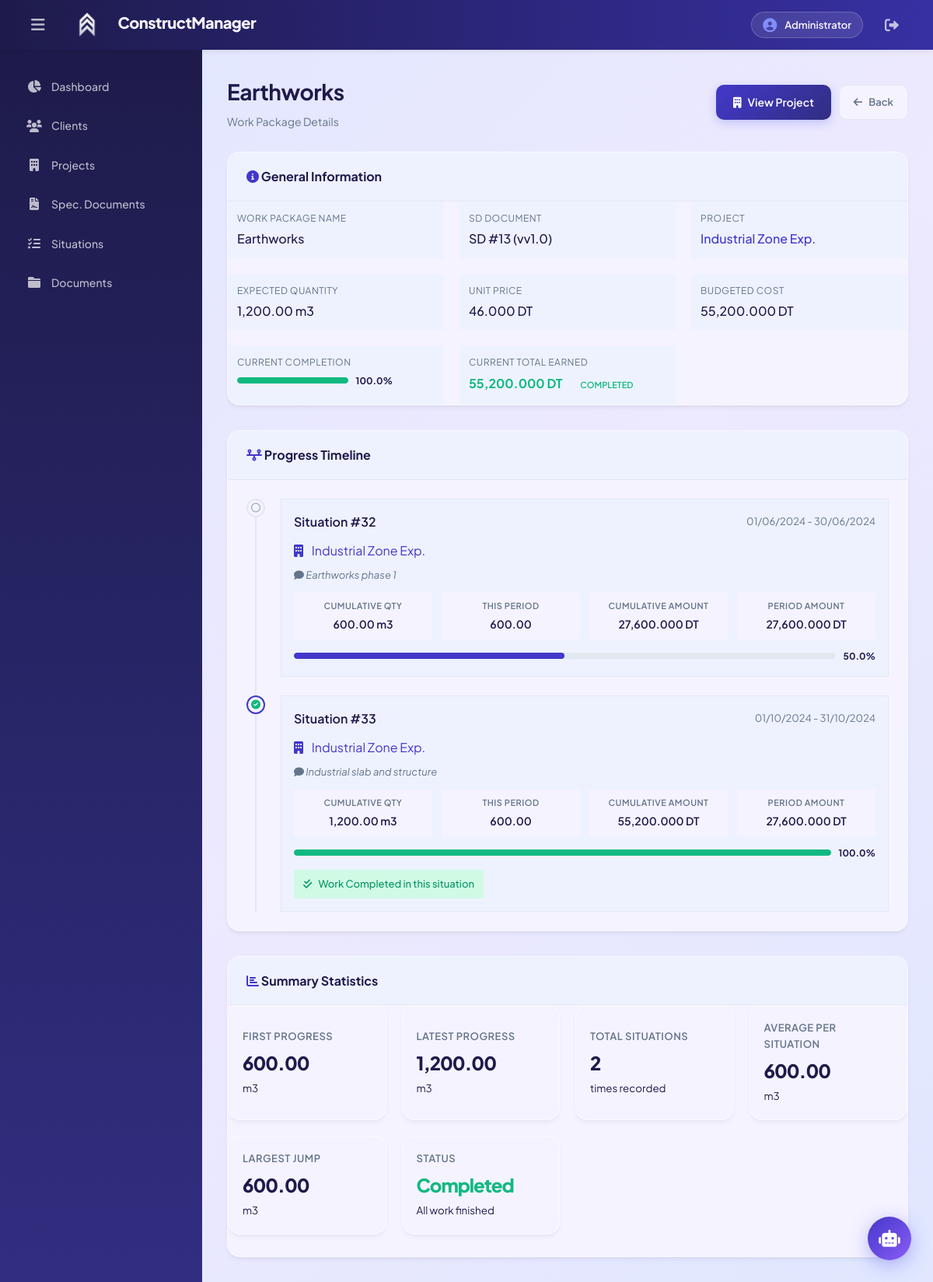
The page /index.php?controller=work&action=view&id=40 (signed in) on the database its author committed.
### tables this page shows
CREATE TABLE Work_P (
    WorkP_id INT NOT NULL,
    SD_id INT NOT NULL,
    WorkP_name VARCHAR(20),
    Expected_quantity INT,
    Measurment_unit VARCHAR(10),
    Unit_price DECIMAL(10,3),
    PRIMARY KEY (WorkP_id),
    FOREIGN KEY (SD_id) REFERENCES SD(SD_id)
);

CREATE TABLE SD (
    SD_id INT NOT NULL,
    date_creation DATE,
    Version VARCHAR(20),
    PRIMARY KEY (SD_id)
);

CREATE TABLE Project (
    Project_id INT NOT NULL,
    Client_id INT NOT NULL,
    SD_id INT,
    Project_name VARCHAR(20),
    Budget DECIMAL(10,3),
    Project_start_date DATE,
    Project_expected_end_date DATE,
    PRIMARY KEY (Project_id),
    FOREIGN KEY (Client_id) REFERENCES Client(Client_id),
    FOREIGN KEY (SD_id) REFERENCES SD(SD_id)
);

CREATE TABLE Achieve (
    Situation_id INT NOT NULL,
    WorkP_id INT NOT NULL,
    Achieved_quantity INT,
    PRIMARY KEY (Situation_id, WorkP_id),
    FOREIGN KEY (Situation_id) REFERENCES Situation(Situation_id),
    FOREIGN KEY (WorkP_id) REFERENCES Work_P(WorkP_id)
);

CREATE TABLE Situation (
    Situation_id INT NOT NULL,
    Project_id INT NOT NULL,
    Comments VARCHAR(100),
    Start_date DATE,
    End_date DATE,
    PRIMARY KEY (Situation_id),
    FOREIGN KEY (Project_id) REFERENCES Project(Project_id)
);

### views/work-details.php (the view, shortened to what the rows shown need)
<?php
require_once 'views/layout/header.php';
require_once 'views/layout/sidebar.php';
$budgetedCost = $work['Expected_quantity'] * $work['Unit_price'];
$latestQuantity = $latest ? $latest['Achieved_quantity'] : 0;
$currentTotalEarned = $latestQuantity * $work['Unit_price'];
$completionPercent = $work['Expected_quantity'] > 0 ? min(100, ($latestQuantity / $work['Expected_quantity']) * 100) : 0;
$isCompleted = $latestQuantity >= $work['Expected_quantity'];
$prevQuantity = 0;
$periodData = [];
$totalSituations = count($achievements);
$quantities = array_column($achievements, 'Achieved_quantity');
foreach($achievements as $idx => $ach) {
    $periodWork = $ach['Achieved_quantity'] - $prevQuantity;
    $cumulativeAmount = $ach['Achieved_quantity'] * $work['Unit_price'];
    $periodAmount = $periodWork * $work['Unit_price'];
    $periodProgress = $work['Expected_quantity'] > 0 ? min(100, ($ach['Achieved_quantity'] / $work['Expected_quantity']) * 100) : 0;
    $isLast = ($idx == count($achievements) - 1);
    $isComplete = $ach['Achieved_quantity'] >= $work['Expected_quantity'];
    $periodData[] = [
        'number' => $idx + 1,
        'situation_id' => $ach['Situation_id'],
        'comments' => $ach['Comments'],
        'start_date' => $ach['Start_date'],
        'end_date' => $ach['End_date'],
        'project_id' => $ach['Project_id'],
        'project_name' => $ach['Project_name'],
        'cumulative_qty' => $ach['Achieved_quantity'],
        'period_work' => $periodWork,
        'cumulative_amount' => $cumulativeAmount,
        'period_amount' => $periodAmount,
        'progress' => $periodProgress,
        'is_last' => $isLast,
        'is_complete' => $isComplete
    ];
    $prevQuantity = $ach['Achieved_quantity'];
}
$firstProgress = $totalSituations > 0 ? $achievements[0]['Achieved_quantity'] : 0;
$latestProgress = $latestQuantity;
$avgPerSituation = $totalSituations > 0 ? $latestQuantity / $totalSituations : 0;
$largestJump = 0;
if(count($quantities) > 1) {
    for($i = 1; $i < count($quantities); $i++) {
        $jump = $quantities[$i] - $quantities[$i-1];
        if($jump > $largestJump) $largestJump = $jump;
    }
}
?>
<div class="page-container">
    <div class="page-header">
        <div>
            <h2><?php echo htmlspecialchars($work['WorkP_name']); ?></h2>
            <p class="text-muted">Work Package Details</p>
        </div>
        <div class="header-actions">
            <a href="index.php?controller=project&action=view&id=<?php echo $work['Project_id']; ?>" class="btn btn-primary">
                <i class="fas fa-building"></i> View Project
            </a>
            <a href="index.php?controller=work&action=index" class="btn-back">
                <i class="fas fa-arrow-left"></i> Back
            </a>
        </div>
    </div>
    <div class="content-card mb-4">
        <div class="card-header">
            <h3><i class="fas fa-info-circle text-primary"></i> General Information</h3>
        </div>
        <div class="detail-content">
            <div class="info-grid">
                <div class="info-item">
                    <span class="info-label">Work Package Name</span>
                    <span class="info-value"><?php echo htmlspecialchars($work['WorkP_name']); ?></span>
                </div>
                <div class="info-item">
                    <span class="info-label">SD Document</span>
                    <span class="info-value">SD #<?php echo $work['SD_id']; ?> (v<?php echo $work['Version']; ?>)</span>
                </div>
                <div class="info-item">
                    <span class="info-label">Project</span>
                    <span class="info-value">
                        <a href="index.php?controller=project&action=view&id=<?php echo $work['Project_id']; ?>">
                            <?php echo htmlspecialchars($work['Project_name']); ?>
                        </a>
                    </span>
                </div>
                <div class="info-item">
                    <span class="info-label">Expected Quantity</span>
                    <span class="info-value"><?php echo number_format($work['Expected_quantity'], 2); ?> <?php echo htmlspecialchars($work['Measurment_unit']); ?></span>
                </div>
                <div class="info-item">
                    <span class="info-label">Unit Price</span>
                    <span class="info-value"><?php echo number_format($work['Unit_price'], 3); ?> DT</span>
                </div>
                <div class="info-item">
                    <span class="info-label">Budgeted Cost</span>
                    <span class="info-value"><?php echo number_format($budgetedCost, 3); ?> DT</span>
                </div>
                <div class="info-item">
                    <span class="info-label">Current Completion</span>
                    <span class="info-value">
                        <div class="progress-container" style="width: 200px;">
                            <div class="progress-bar">
                                <div class="progress-fill" style="width: <?php echo $completionPercent; ?>%; background: <?php echo $isCompleted ? 'var(--success)' : 'var(--primary)'; ?>"></div>
                            </div>
                            <span class="progress-text"><?php echo number_format($completionPercent, 1); ?>%</span>
                        </div>
                    </span>
                </div>
                <div class="info-item">
                    <span class="info-label">Current Total Earned</span>
                    <span class="info-value <?php echo $isCompleted ? 'text-success' : ''; ?>">
                        <strong><?php echo number_format($currentTotalEarned, 3); ?> DT</strong>
                        <?php if($isCompleted): ?>
                        <span class="badge badge-qc" style="margin-left: 8px;">Completed</span>
                        <?php endif; ?>
                    </span>
                </div>
            </div>
        </div>
    </div>
    <div class="content-card mb-4">
        <div class="card-header">
            <h3><i class="fas fa-timeline text-primary"></i> Progress Timeline</h3>
        </div>
        <div class="timeline-container">
            <?php if(empty($periodData)): ?>
            <div class="empty-state">
                <i class="fas fa-clipboard-list"></i>
                <h3>No Progress Recorded</h3>
                <p>This work package has not been added to any situation yet.</p>
            </div>
            <?php else: ?>
            <?php foreach($periodData as $period): ?>
            <div class="timeline-item <?php echo $period['is_last'] ? 'active' : ''; ?>">
                <div class="timeline-marker">
                    <?php if($period['is_complete']): ?>
                    <i class="fas fa-check-circle"></i>
                    <?php elseif($period['is_last']): ?>
                    <i class="fas fa-circle"></i>
                    <?php else: ?>
                    <i class="far fa-circle"></i>
                    <?php endif; ?>
                </div>
                <div class="timeline-content">
                    <div class="timeline-header">
                        <h4>Situation #<?php echo $period['situation_id']; ?></h4>
                        <span class="timeline-date">
                            <?php echo date('d/m/Y', strtotime($period['start_date'])); ?> - <?php echo date('d/m/Y', strtotime($period['end_date'])); ?>
                        </span>
                    </div>
                    <div class="timeline-body">
                        <div class="timeline-project">
                            <i class="fas fa-building"></i>
                            <a href="index.php?controller=project&action=view&id=<?php echo $period['project_id']; ?>">
                                <?php echo htmlspecialchars($period['project_name']); ?>
                            </a>
                        </div>
                        <?php if($period['comments']): ?>
                        <div class="timeline-comment">
                            <i class="fas fa-comment"></i> <?php echo htmlspecialchars($period['comments']); ?>
                        </div>
                        <?php endif; ?>
                        <div class="timeline-stats">
                            <div class="stat-box">
                                <span class="stat-label">Cumulative Qty</span>
                                <span class="stat-value"><?php echo number_format($period['cumulative_qty'], 2); ?> <?php echo htmlspecialchars($work['Measurment_unit']); ?></span>
                            </div>
                            <div class="stat-box">
                                <span class="stat-label">This Period</span>
                                <span class="stat-value"><?php echo number_format($period['period_work'], 2); ?></span>
                            </div>
                            <div class="stat-box">
                                <span class="stat-label">Cumulative Amount</span>
                                <span class="stat-value"><?php echo number_format($period['cumulative_amount'], 3); ?> DT</span>
                            </div>
                            <div class="stat-box">
                                <span class="stat-label">Period Amount</span>
                                <span class="stat-value"><?php echo number_format($period['period_amount'], 3); ?> DT</span>
                            </div>
                        </div>
                        <div class="timeline-progress">
                            <div class="progress-container">
                                <div class="progress-bar">
                                    <div class="progress-fill" style="width: <?php echo $period['progress']; ?>%; background: <?php echo $period['is_complete'] ? 'var(--success)' : 'var(--primary)'; ?>"></div>
                                </div>
                                <span class="progress-text"><?php echo number_format($period['progress'], 1); ?>%</span>
                            </div>
                        </div>
                        <?php if($period['is_complete']): ?>
                        <div class="completion-badge">
                            <i class="fas fa-check-double"></i> Work Completed in this situation
                        </div>
                        <?php endif; ?>
                    </div>
                </div>
            </div>
            <?php endforeach; ?>
            <?php endif; ?>
        </div>
    </div>
    <div class="content-card">
        <div class="card-header">
            <h3><i class="fas fa-chart-bar text-primary"></i> Summary Statistics</h3>
        </div>
        <div class="detail-content">
            <div class="stats-grid" style="grid-template-columns: repeat(auto-fit, minmax(200px, 1fr));">
                <div class="stat-card small">
                    <div class="stat-content">
                        <h4>First Progress</h4>
                        <p class="stat-number"><?php echo number_format($firstProgress, 2); ?></p>
                        <small><?php echo htmlspecialchars($work['Measurment_unit']); ?></small>
                    </div>
                </div>
                <div class="stat-card small">
                    <div class="stat-content">
                        <h4>Latest Progress</h4>
                        <p class="stat-number"><?php echo number_format($latestProgress, 2); ?></p>
                        <small><?php echo htmlspecialchars($work['Measurment_unit']); ?></small>
                    </div>
                </div>
                <div class="stat-card small">
                    <div class="stat-content">
                        <h4>Total Situations</h4>
                        <p class="stat-number"><?php echo $totalSituations; ?></p>
                        <small>times recorded</small>
                    </div>
                </div>
                <div class="stat-card small">
                    <div class="stat-content">
                        <h4>Average per Situation</h4>
                        <p class="stat-number"><?php echo number_format($avgPerSituation, 2); ?></p>
                        <small><?php echo htmlspecialchars($work['Measurment_unit']); ?></small>
                    </div>
                </div>
                <div class="stat-card small">
                    <div class="stat-content">
                        <h4>Largest Jump</h4>
                        <p class="stat-number"><?php echo number_format($largestJump, 2); ?></p>
                        <small><?php echo htmlspecialchars($work['Measurment_unit']); ?></small>
                    </div>
                </div>
                <?php if($isCompleted): ?>
                <div class="stat-card small">
                    <div class="stat-content">
                        <h4>Status</h4>
                        <p class="stat-number text-success">Completed</p>
                        <small>All work finished</small>
                    </div>
                </div>
                <?php endif; ?>
            </div>
        </div>
    </div>
</div>
<?php require_once 'views/layout/footer.php'; ?>

### rows shown on the page
work_p: WorkP_name "Earthworks", SD.SD_id "13", SD.Version "v1.0", project.Project_name "Industrial Zone Exp.", Expected_quantity "1,200.00", Measurment_unit "m3", Unit_price "46.000", budgetedCost "55,200.000", Expected_quantity.Achieved_quantity "100.0"
achieve: Achieved_quantity.Unit_price "55,200.000", Situation "33", Situation.Start_date "01/10/2024", Situation.End_date "31/10/2024", project.Project_name "Industrial Zone Exp.", Situation.Comments "Industrial slab and structure", Achieved_quantity "1,200.00", WorkP.Measurment_unit "m3", period_work "600.00", cumulative_amount "55,200.000", period_amount "27,600.000", $period['progress'] 100 (drawn), progress "100.0", shows "Work Completed in this situation", Achieved_quantity "600.00"
achieve: Situation "32", Situation.Start_date "01/06/2024", Situation.End_date "30/06/2024", project.Project_name "Industrial Zone Exp.", Situation.Comments "Earthworks phase 1", Achieved_quantity "600.00", WorkP.Measurment_unit "m3", cumulative_amount "27,600.000", period_amount "27,600.000", $period['progress'] 50 (drawn), progress "50.0"

### other values the page prints
$totalSituations "2"
$largestJump "600.00"
